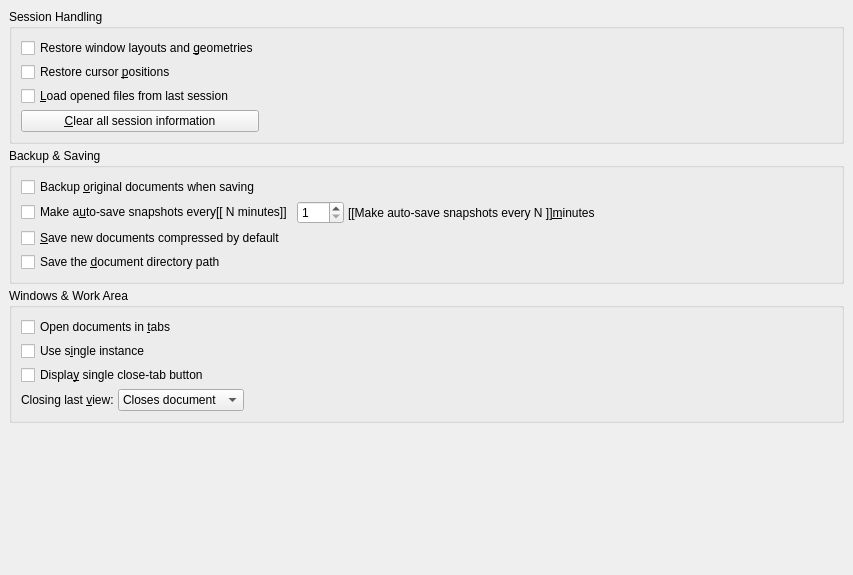
<?xml version="1.0" encoding="UTF-8"?>
<ui version="4.0">
 <class>PrefDocHandlingUi</class>
 <widget class="QWidget" name="PrefDocHandlingUi">
  <property name="geometry">
   <rect>
    <x>0</x>
    <y>0</y>
    <width>853</width>
    <height>575</height>
   </rect>
  </property>
  <property name="sizePolicy">
   <sizepolicy hsizetype="Expanding" vsizetype="Expanding">
    <horstretch>0</horstretch>
    <verstretch>0</verstretch>
   </sizepolicy>
  </property>
  <property name="windowTitle">
   <string/>
  </property>
  <layout class="QGridLayout" name="gridLayout_4">
   <item row="0" column="0">
    <widget class="QGroupBox" name="GeometryGB">
     <property name="title">
      <string>Session Handling</string>
     </property>
     <property name="flat">
      <bool>true</bool>
     </property>
     <layout class="QGridLayout" name="gridLayout_3">
      <item row="0" column="0">
       <widget class="QCheckBox" name="allowGeometrySessionCB">
        <property name="enabled">
         <bool>true</bool>
        </property>
        <property name="text">
         <string>Restore window layouts and &amp;geometries</string>
        </property>
       </widget>
      </item>
      <item row="1" column="0">
       <widget class="QCheckBox" name="restoreCursorCB">
        <property name="toolTip">
         <string>Restore to the cursor position when the file was last closed</string>
        </property>
        <property name="text">
         <string>Restore cursor &amp;positions</string>
        </property>
       </widget>
      </item>
      <item row="2" column="0">
       <widget class="QCheckBox" name="loadSessionCB">
        <property name="text">
         <string>&amp;Load opened files from last session</string>
        </property>
       </widget>
      </item>
      <item row="3" column="0">
       <widget class="QPushButton" name="clearSessionPB">
        <property name="text">
         <string>&amp;Clear all session information</string>
        </property>
       </widget>
      </item>
      <item row="3" column="1">
       <spacer name="horizontalSpacer">
        <property name="orientation">
         <enum>Qt::Horizontal</enum>
        </property>
        <property name="sizeHint" stdset="0">
         <size>
          <width>225</width>
          <height>20</height>
         </size>
        </property>
       </spacer>
      </item>
     </layout>
    </widget>
   </item>
   <item row="1" column="0">
    <widget class="QGroupBox" name="documentsGB">
     <property name="title">
      <string>Backup &amp;&amp; Saving</string>
     </property>
     <property name="flat">
      <bool>true</bool>
     </property>
     <layout class="QGridLayout" name="gridLayout_2">
      <item row="0" column="0">
       <widget class="QCheckBox" name="backupCB">
        <property name="text">
         <string>Backup &amp;original documents when saving</string>
        </property>
       </widget>
      </item>
      <item row="1" column="0">
       <layout class="QHBoxLayout" name="horizontalLayout_2">
        <item>
         <widget class="QCheckBox" name="autoSaveCB">
          <property name="toolTip">
           <string>If this is checked, LyX saves a temporary copy of changed documents in the given interval (as #filename.lyx# in the given directory). As opposed to the backup above, this snapshot will be removed when changes are being saved. If the application crashes with unsaved changes and the restoration from the emergency file (named filename.lyx.emergency) fails, this snapshot can be at rescue.</string>
          </property>
          <property name="text">
           <string>Make a&amp;uto-save snapshots every[[ N minutes]]</string>
          </property>
         </widget>
        </item>
        <item>
         <widget class="QSpinBox" name="autoSaveSB">
          <property name="minimum">
           <number>1</number>
          </property>
          <property name="maximum">
           <number>300</number>
          </property>
         </widget>
        </item>
        <item>
         <widget class="QLabel" name="TextLabel1">
          <property name="text">
           <string>[[Make auto-save snapshots every N ]]&amp;minutes</string>
          </property>
          <property name="buddy">
           <cstring>autoSaveSB</cstring>
          </property>
         </widget>
        </item>
        <item>
         <spacer>
          <property name="orientation">
           <enum>Qt::Horizontal</enum>
          </property>
          <property name="sizeHint" stdset="0">
           <size>
            <width>61</width>
            <height>21</height>
           </size>
          </property>
         </spacer>
        </item>
       </layout>
      </item>
      <item row="2" column="0">
       <widget class="QCheckBox" name="saveCompressedCB">
        <property name="toolTip">
         <string>If this is checked, new documents will be saved in a compressed binary-format by default. Existing documents will still be saved in their current state (compressed or uncompressed).</string>
        </property>
        <property name="text">
         <string>&amp;Save new documents compressed by default</string>
        </property>
       </widget>
      </item>
      <item row="3" column="0">
       <widget class="QCheckBox" name="saveOriginCB">
        <property name="toolTip">
         <string>If this is checked, the document directory path will be saved in the document. This allows moving the document elsewhere and still finding the included files.</string>
        </property>
        <property name="text">
         <string>Save the &amp;document directory path</string>
        </property>
       </widget>
      </item>
     </layout>
    </widget>
   </item>
   <item row="2" column="0">
    <widget class="QGroupBox" name="tabsGB">
     <property name="title">
      <string>Windows &amp;&amp; Work Area</string>
     </property>
     <property name="flat">
      <bool>true</bool>
     </property>
     <layout class="QGridLayout" name="gridLayout">
      <item row="0" column="0">
       <widget class="QCheckBox" name="openDocumentsInTabsCB">
        <property name="text">
         <string>Open documents in &amp;tabs</string>
        </property>
       </widget>
      </item>
      <item row="1" column="0">
       <widget class="QCheckBox" name="singleInstanceCB">
        <property name="toolTip">
         <string>Whether to open documents in an already running instance of LyX. (Set the LyXServer pipe path and restart LyX to enable this feature)</string>
        </property>
        <property name="text">
         <string>Use s&amp;ingle instance</string>
        </property>
       </widget>
      </item>
      <item row="2" column="0">
       <widget class="QCheckBox" name="singleCloseTabButtonCB">
        <property name="toolTip">
         <string>Whether to place close button on each tab or only one in the top right.</string>
        </property>
        <property name="text">
         <string>Displa&amp;y single close-tab button</string>
        </property>
       </widget>
      </item>
      <item row="3" column="0">
       <layout class="QHBoxLayout" name="horizontalLayout">
        <item>
         <widget class="QLabel" name="label">
          <property name="text">
           <string>Closing last &amp;view:</string>
          </property>
          <property name="buddy">
           <cstring>closeLastViewCO</cstring>
          </property>
         </widget>
        </item>
        <item>
         <widget class="QComboBox" name="closeLastViewCO">
          <item>
           <property name="text">
            <string>Closes document</string>
           </property>
          </item>
          <item>
           <property name="text">
            <string>Hides document</string>
           </property>
          </item>
          <item>
           <property name="text">
            <string>Ask the user</string>
           </property>
          </item>
         </widget>
        </item>
        <item>
         <spacer name="horizontalSpacer_2">
          <property name="orientation">
           <enum>Qt::Horizontal</enum>
          </property>
          <property name="sizeHint" stdset="0">
           <size>
            <width>40</width>
            <height>20</height>
           </size>
          </property>
         </spacer>
        </item>
       </layout>
      </item>
     </layout>
    </widget>
   </item>
   <item row="3" column="0">
    <spacer>
     <property name="orientation">
      <enum>Qt::Vertical</enum>
     </property>
     <property name="sizeHint" stdset="0">
      <size>
       <width>395</width>
       <height>16</height>
      </size>
     </property>
    </spacer>
   </item>
  </layout>
 </widget>
 <layoutdefault spacing="4" margin="9"/>
 <tabstops>
  <tabstop>restoreCursorCB</tabstop>
  <tabstop>loadSessionCB</tabstop>
  <tabstop>clearSessionPB</tabstop>
  <tabstop>backupCB</tabstop>
  <tabstop>autoSaveCB</tabstop>
  <tabstop>autoSaveSB</tabstop>
  <tabstop>saveCompressedCB</tabstop>
  <tabstop>saveOriginCB</tabstop>
 </tabstops>
 <includes>
  <include location="local">qt_i18n.h</include>
 </includes>
 <resources/>
 <connections/>
</ui>
